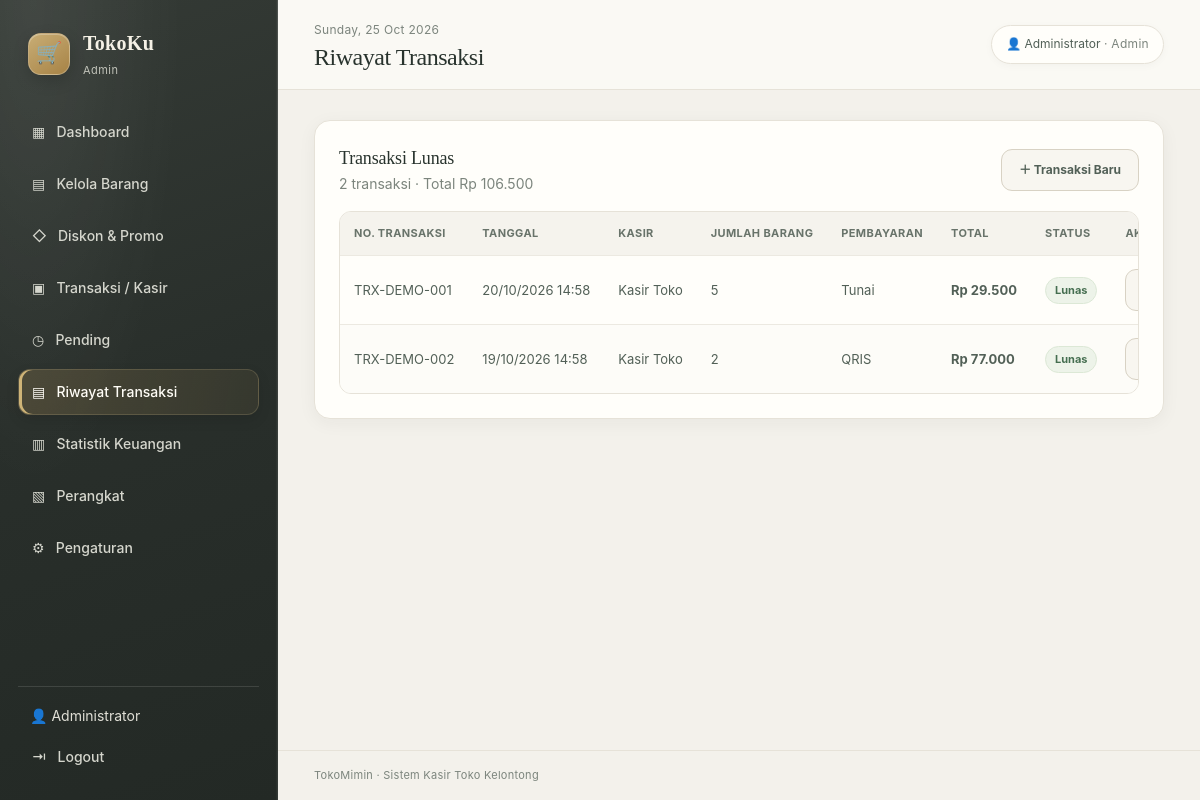
The app's page /history.php (signed in) with its own data.
### tables this page shows
CREATE TABLE transactions (
 id INT AUTO_INCREMENT PRIMARY KEY,
 kode VARCHAR(40) NOT NULL UNIQUE,
 user_id INT NULL,
 subtotal DECIMAL(12,2) NOT NULL DEFAULT 0,
 pajak DECIMAL(12,2) NOT NULL DEFAULT 0,
 total DECIMAL(12,2) NOT NULL DEFAULT 0,
 payment_method VARCHAR(30) NOT NULL DEFAULT 'Tunai',
 status VARCHAR(20) NOT NULL DEFAULT 'Lunas',
 created_at TIMESTAMP DEFAULT CURRENT_TIMESTAMP,
 CONSTRAINT fk_transaction_user FOREIGN KEY(user_id) REFERENCES users(id) ON DELETE SET NULL
);

### config.php (called while the page is built, shortened)
<?php
function e($value) {
    return htmlspecialchars((string)$value, ENT_QUOTES, 'UTF-8');
}
function rupiah($angka) {
    return 'Rp ' . number_format((float)$angka, 0, ',', '.');
}

### history.php (the view, shortened to what this page needs)
<?php
require 'config.php';
$stmt = $pdo->query(
    "SELECT t.id,t.kode,t.total,t.payment_method,t.created_at,COALESCE(u.nama,'-') AS kasir,
        (SELECT COUNT(*) FROM transaction_items ti WHERE ti.transaction_id=t.id) AS item_count
     FROM transactions t
     LEFT JOIN users u ON u.id=t.user_id
     WHERE t.status='Lunas'
     ORDER BY t.created_at DESC,t.id DESC"
);
$transactions = $stmt->fetchAll();
$historyTotal = array_sum(array_column($transactions, 'total'));
require 'includes/header.php';
?>
<section class="panel">
    <div class="panel-head">
        <div>
            <h3>Transaksi Lunas</h3>
            <span class="muted"><?= count($transactions) ?> transaksi · Total <?= rupiah($historyTotal) ?></span>
        </div>
        <a class="btn light" href="transactions.php">＋ Transaksi Baru</a>
    </div>
    <?php if (!$transactions): ?>
        <div class="empty">Belum ada riwayat transaksi lunas.</div>
    <?php else: ?>
        <div class="table-wrap">
            <table>
                <thead>
                    <tr>
                        <th>No. Transaksi</th>
                        <th>Tanggal</th>
                        <th>Kasir</th>
                        <th>Jumlah Barang</th>
                        <th>Pembayaran</th>
                        <th>Total</th>
                        <th>Status</th>
                        <th>Aksi</th>
                    </tr>
                </thead>
                <tbody>
                    <?php foreach ($transactions as $transaction): ?>
                        <tr>
                            <td><?= e($transaction['kode']) ?></td>
                            <td><?= date('d/m/Y H:i', strtotime($transaction['created_at'])) ?></td>
                            <td><?= e($transaction['kasir']) ?></td>
                            <td><?= (int)$transaction['item_count'] ?></td>
                            <td><?= e($transaction['payment_method']) ?></td>
                            <td><strong><?= rupiah($transaction['total']) ?></strong></td>
                            <td><span class="badge success">Lunas</span></td>
                            <td><a class="btn light" href="receipt.php?id=<?= (int)$transaction['id'] ?>">Lihat Struk</a></td>
                        </tr>
                    <?php endforeach; ?>
                </tbody>
            </table>
        </div>
    <?php endif; ?>
</section>
<?php require 'includes/footer.php'; ?>

### assets/style.css (style rules this page uses)
:root { color-scheme: light; --bg: #f3f1eb; --surface: #fffefa; --surface-soft: #f8f6f0; --surface-raised: #ffffff; --text: #28332d; --text-soft: #526057; --muted: #7c857d; --line: #e6e2d8; --line-strong: #d8d2c4; --navy: #202d27; --navy2: #2b3b33; --blue: #287fbd; --blue2: #20689b; --gold: #e6b646; --gold-soft: #fff2cf; --green: #278d70; --red: #c75d54; --shadow-soft: 0 4px 18px rgb(38 45 37 / 5%); --shadow-card: 0 12px 32px rgb(38 45 37 / 7%); --radius-sm: 10px; --radius-md: 16px; --radius-lg: 22px; }
* { box-sizing: border-box; }
html { min-width: 320px; background: var(--bg); scroll-behavior: smooth; }
body { margin: 0; color: var(--text); background: var(--bg); font-family: Inter, "Segoe UI", Arial, sans-serif; font-size: 14px; line-height: 1.55; -webkit-font-smoothing: antialiased; text-rendering: optimizeLegibility; }
a { color: var(--blue); text-decoration: none; }
.muted, small { color: var(--muted); }
.stat, .panel, .product-card, .report-total, .monthly-sales-card { min-width: 0; background: var(--surface); border: 1px solid var(--line); border-radius: var(--radius-md); box-shadow: var(--shadow-soft); }
.panel { margin-bottom: 18px; padding: clamp(18px, 2vw, 25px); }
.panel h3 { margin: 0 0 16px; color: var(--text); font-family: Georgia, "Times New Roman", serif; font-size: 18px; font-weight: 500; letter-spacing: -.01em; }
.panel-head { display: flex; align-items: center; justify-content: space-between; gap: 14px; margin-bottom: 16px; }
.panel-head h3 { margin: 0; }
.panel-head a { color: var(--blue); font-size: 12px; font-weight: 650; }
.table-wrap { max-width: 100%; overflow: auto; border: 1px solid var(--line); border-radius: 12px; scrollbar-color: #c6c0b3 transparent; scrollbar-width: thin; }
table { width: 100%; border-collapse: separate; border-spacing: 0; white-space: nowrap; }
th { color: #68736a; background: #f5f3ed; font-size: 11px; font-weight: 650; letter-spacing: .035em; text-align: left; text-transform: uppercase; }
td, th { padding: 13px 14px; border-bottom: 1px solid #ece9e1; }
td { color: var(--text-soft); font-size: 13px; }
tbody tr:last-child td { border-bottom: 0; }
tbody tr { transition: background .15s ease; }
tbody tr:nth-child(even) { background: #fdfcf8; }
.btn { display: inline-flex; min-height: 42px; align-items: center; justify-content: center; padding: 10px 17px; color: #fffdf7; background: var(--blue); border: 1px solid transparent; border-radius: 11px; box-shadow: 0 3px 9px rgb(54 88 77 / 12%); font-size: 13px; font-weight: 650; line-height: 1.2; text-align: center; transition: background .16s ease, border-color .16s ease, transform .16s ease, box-shadow .16s ease; }
.btn.light { color: var(--text-soft); background: #f8f6f0; border-color: var(--line-strong); box-shadow: none; }
.badge { display: inline-flex; align-items: center; min-height: 24px; padding: 4px 9px; border: 1px solid transparent; border-radius: 999px; font-size: 11px; font-weight: 650; }
.badge.success { color: #456e50; background: #edf3e9; border-color: #dce8d6; }
.stat, .panel, .device-entry, .product-action-button, .sidebar nav a, .sidebar-bottom a { transition: border-color .18s ease, box-shadow .18s ease, background-color .18s ease, color .18s ease, transform .18s ease; }

### records on screen
transactions: kode "TRX-DEMO-001", created_at "20/10/2026 14:58", kasir "Kasir Toko", item_count "5", payment_method "Tunai", total "Rp 29.500"
transactions: kode "TRX-DEMO-002", created_at "19/10/2026 14:58", kasir "Kasir Toko", item_count "2", payment_method "QRIS", total "Rp 77.000"

### other values on screen
$_SESSION['user']['role'] "Admin"
$namaPengguna "Administrator"
$pageTitle "Riwayat Transaksi"
count($transactions) "2"
rupiah($historyTotal) "Rp 106.500"
